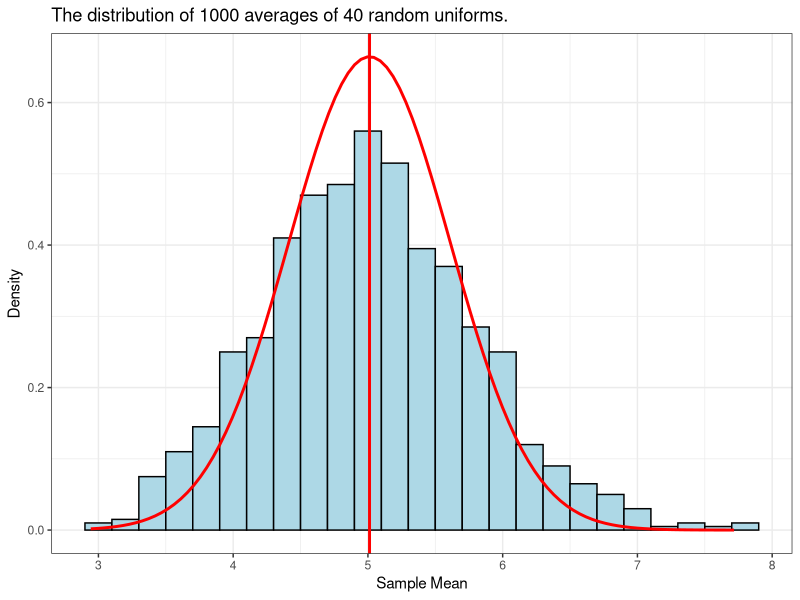

The R script that drew this image:
## ---- chunk 1
library(dplyr)
library(ggplot2)
knitr::opts_chunk$set(comment = NA, message = F,cache=TRUE)
## ---- chunk 2
set.seed(123)
forty_number <- replicate(1000,rexp(40, 0.2))
## ---- chunk 3
exponential_mean <- apply(forty_number, 2, mean)
mean(exponential_mean)
## ---- chunk 4
1/0.2
## ---- chunk 5
(sd(exponential_mean))^2
## ---- chunk 6
(1/(0.2)^2)/40
## ---- chunk 7
plot <- as.data.frame(exponential_mean)

ggplot(plot, aes(x = exponential_mean)) + 
  geom_histogram(binwidth = 0.2, color = 'black', fill = "lightblue", aes(y = ..density..)) +
  theme_bw() +
  stat_function(fun = dnorm, color = "red", size = 1,
                args = list(mean = mean(exponential_mean), sd = (sd(exponential_mean))^2)) +
  geom_vline(xintercept = mean(exponential_mean), size = 1, color="red") +
  xlab("Sample Mean") +
  ylab("Density") +
  ggtitle("The distribution of 1000 averages of 40 random uniforms.")
